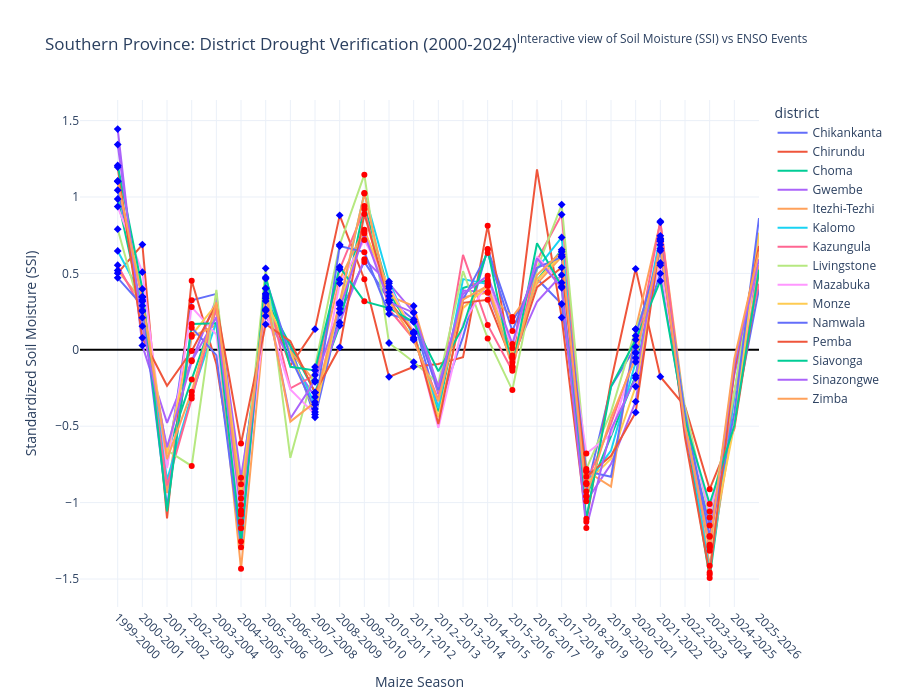

Here is the notebook cell this chart was saved with:
### Markdown cell above
Correlation Matrix: The "Proof of Concept": Point to the 0.63 correlation between SSI and NDVI. This shows that soil moisture is a "leading indicator" when the soil dries, the vegetation reacts. Layer 2 Justification: The correlation between SSI and VHI (0.62) proves that using the 7-28cm layer (Layer 2) is highly accurate for measuring vegetation health, justifying why you chose this depth over the shallower Layer 1. Consistency: Every index has a positive correlation with the others, confirming that the data from different satellite and reanalysis sources are perfectly synchronized.

### Code cell
import plotly.express as px
import plotly.graph_objects as go
import os

# 1. Prepare Data from your existing aggregated dataframe
# Filter for Southern Province and create the Season labels (e.g., 2015-2016)
southern_df = df_seasonal_agg[df_seasonal_agg['province'] == 'Southern'].copy()
southern_df['SEASON'] = (southern_df['CropYear'] - 1).astype(str) + "-" + southern_df['CropYear'].astype(str)

# Ensure NINO34 is merged from your df_climate aggregation
# (We use the nino_seasonal dataframe created in the previous step)
southern_df = pd.merge(southern_df, nino_seasonal[['CropYear', 'NINO34']], on='CropYear', how='left')

# Patch 2024 NINO34 manually as requested
southern_df.loc[southern_df['CropYear'] == 2024, 'NINO34'] = 2.03

# 2. Create the Base Line Plot using Plotly Express
fig_south = px.line(southern_df, 
                    x="SEASON", 
                    y="SSI_seasonal", 
                    color="district",
                    title="Southern Province: District Drought Verification (2000-2024)<sup>Interactive view of Soil Moisture (SSI) vs ENSO Events</sup>",
                    labels={"SEASON": "Maize Season", "SSI_seasonal": "Soil Moisture Index (SSI)"},
                    hover_data={'NINO34': ':.2f', 'NDVI_seasonal': ':.2f', 'district': True})

# ============================================================
# 3. AUTOMATICALLY MARK EVENTS (Threshold set to 0.5 to catch 2002, 2005, 2019)
# ============================================================
# Get unique seasons and their climate values to loop once per year
enso_logic = southern_df[['SEASON', 'NINO34']].drop_duplicates()

for index, row in enso_logic.iterrows():
    season_label = row['SEASON']
    nino_val = row['NINO34']
    
    if pd.isna(nino_val): continue
    
    # Identify the dots for this season
    season_points = southern_df[southern_df['SEASON'] == season_label]
    
    # Threshold 0.5 captures Weak, Moderate, and Strong events
    if nino_val >= 0.5: # El Niño Years (2002, 2005, 2015, 2019, 2024 etc.)
        fig_south.add_vrect(x0=season_label, x1=season_label, 
                            fillcolor="red", opacity=0.1, layer="below", line_width=0)
        
        fig_south.add_trace(go.Scatter(x=season_points['SEASON'], y=season_points['SSI_seasonal'], 
                                       mode='markers',
                                       marker=dict(symbol='circle', size=6, color='red'), 
                                       showlegend=False, hoverinfo='skip'))
        
    elif nino_val <= -0.5: # La Niña Years
        fig_south.add_vrect(x0=season_label, x1=season_label, 
                            fillcolor="blue", opacity=0.1, layer="below", line_width=0)
        
        fig_south.add_trace(go.Scatter(x=season_points['SEASON'], y=season_points['SSI_seasonal'], 
                                       mode='markers',
                                       marker=dict(symbol='diamond', size=6, color='blue'), 
                                       showlegend=False, hoverinfo='skip'))

# 4. Final Layout Polish
fig_south.update_layout(
    template="plotly_white",
    hovermode="x unified",
    xaxis_tickangle=45,
    height=700,
    yaxis=dict(title="Standardized Soil Moisture (SSI)", zeroline=True, zerolinecolor='black')
)

# 5. Save and Show
output_html = os.path.join(base_path, "Southern_Province_Interactive_Verification.html")
fig_south.write_html(output_html)

#print(f"✅ Interactive Plot saved to: {output_html}")
fig_south.show()
